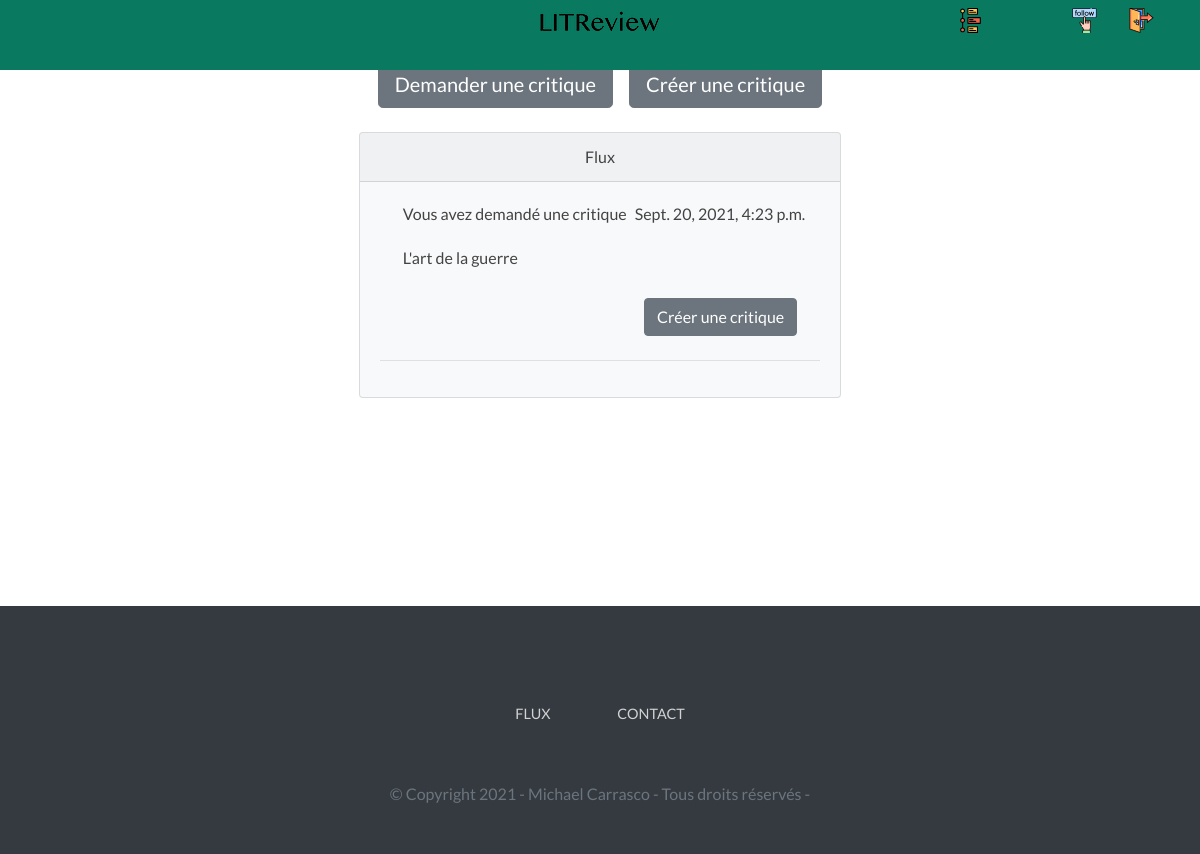
The app's page /feed/ (signed in), older data.
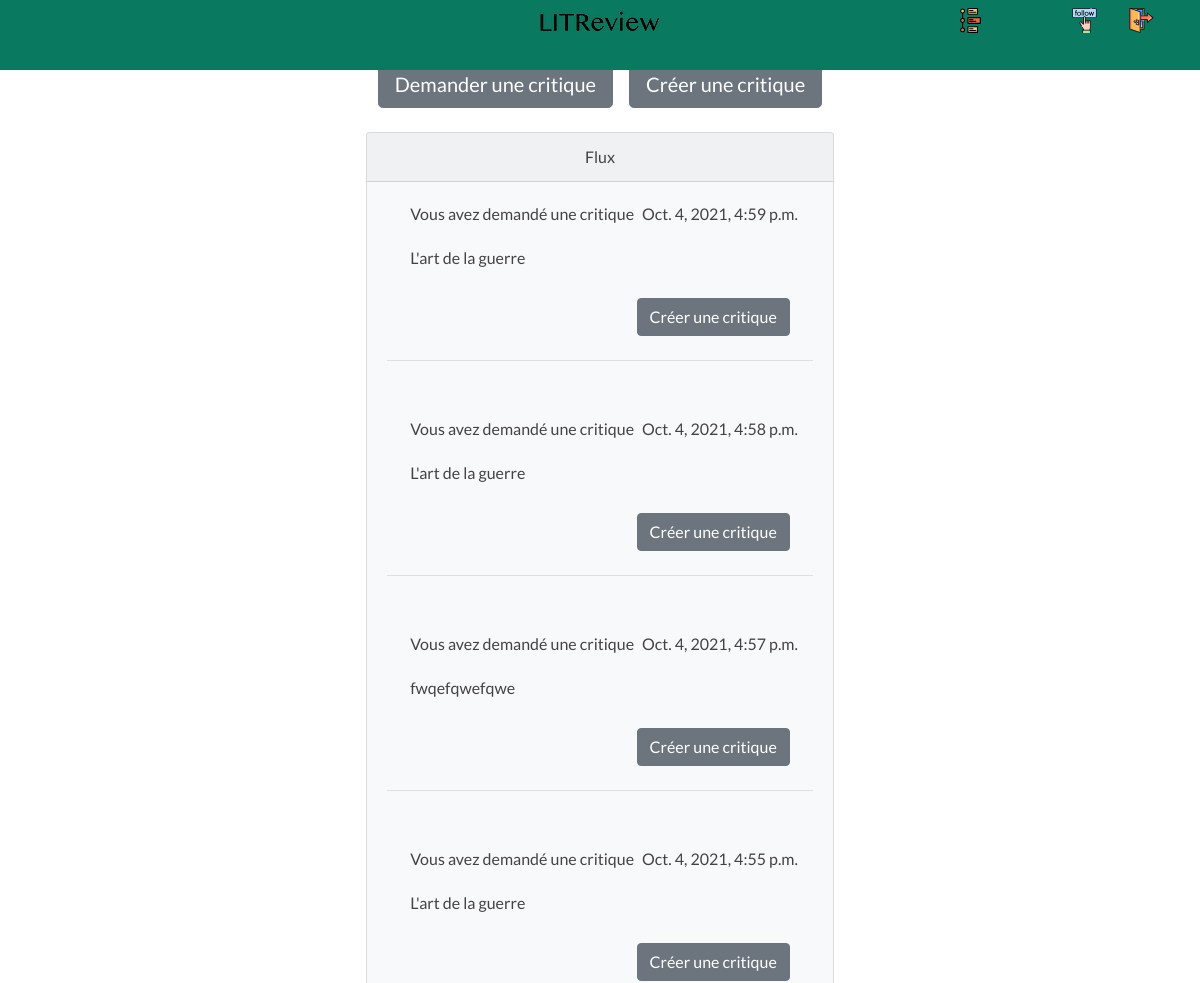
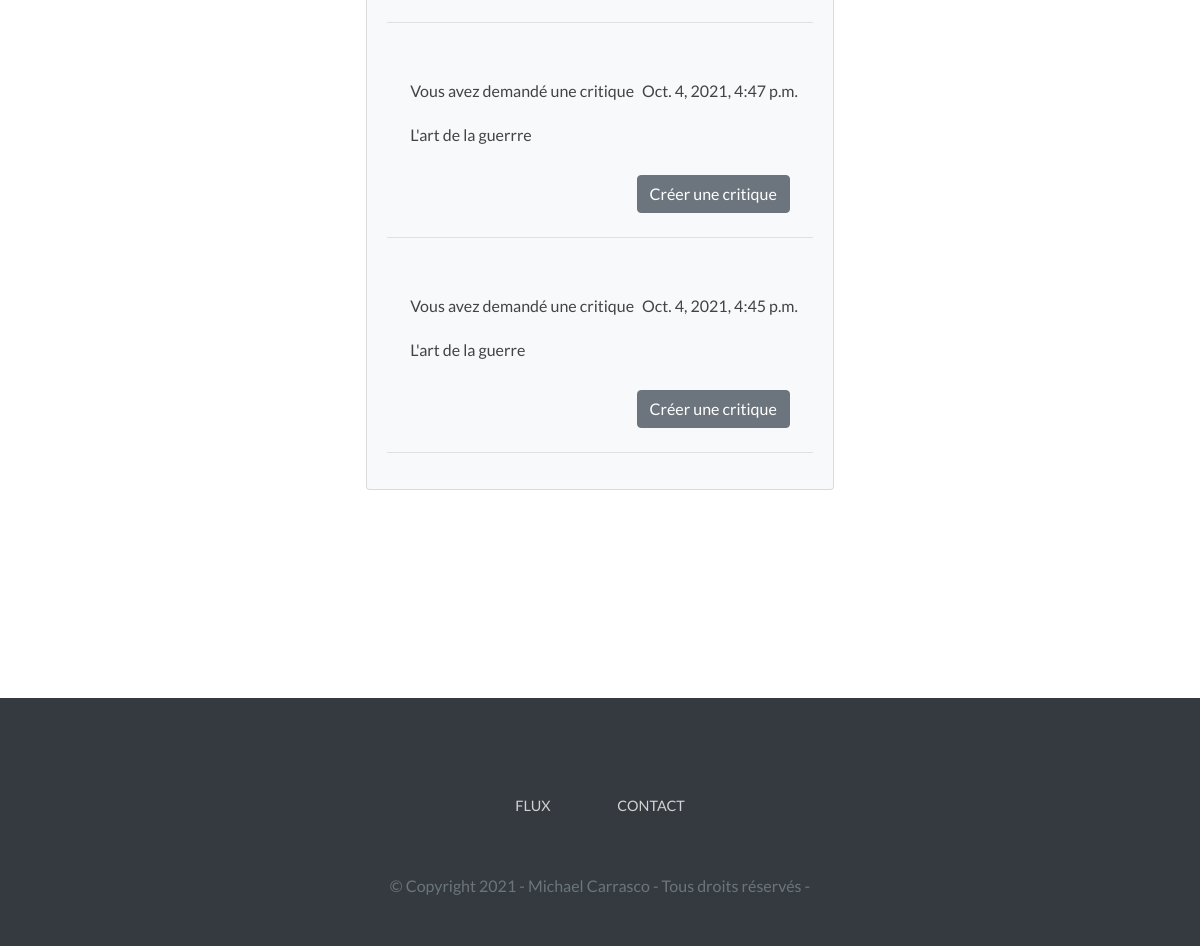
The same page, newer data (2 pictures, top to bottom).
### app/models.py (models this page shows)
class Ticket(models.Model):
    title = models.CharField(max_length=128)
    description = models.TextField(max_length=2048, blank=True)
    user = models.ForeignKey(
        to=settings.AUTH_USER_MODEL,
        on_delete=models.CASCADE
    )
    image = models.ImageField(
        null=True,
        blank=True,
        upload_to='images/',
        default='images/default.jpeg'
    )
    time_created = models.DateTimeField(auto_now_add=True)

### app/views.py (the view)
# urls.py: path('feed/', views.feed_view, name='feed'),
@login_required(login_url='feed')
def feed_view(request):
    tickets = list(Ticket.objects.all())
    reviews = list(Review.objects.all())
    tickets_and_reviews = sorted(
        tickets + reviews,
        key=lambda item: item.time_created,
        reverse=True
    )
    context = {"tickets_and_reviews": tickets_and_reviews}
    return render(request, 'feed.html', context)

### app/templates/feed.html (shortened to what the changed rows need)
{% extends 'base_index.html' %}
{% load static %}
{% block content %}
    {% url "new_review_request" as new_review_request_url %}
    {% url "new_review_without_ticket" as new_review_without_ticket_url %}
    <div id="block-content-home">
        <div id="content-def-bp">
            <div class="center-block text-center">
                <div class="col d-flex justify-content-center mb-4">
                    <div class="card bg-light mb-3">
                        {% for item in tickets_and_reviews %}
                            {% if item.rating %}
                                <div class="card-body">
                                    <div class="col d-flex justify-content-between mb-2">
                                        {% if user == item.user %}
                                            <p class="card-title ml-2">Vous avez publié une critique</p>
                                        {% else %}
                                            <p class="card-title ml-2">{{ item.user }} a publié une critique</p>
                                        {% endif %}
                                        <p class="card-title mr-2">{{ item.time_created }}</p>
                                    </div>
                                    <div class="col d-flex mb-2">
                                        <p class="card-title ml-2">{{ item.headline }}</p>
                                        <div class="django-starfield" id="django-starfield-newreview-rating">
                                            {% widthratio item.rating 1 -1 as negative_item_rating %}
                                            {% with rest=negative_item_rating|add:"5" %}
                                                {% if rest %}
                                                    {% for i in "x"|rjust:rest %}
                                                        <label for="newreview-rating-{{ forloop.counter }}" style="color:lightgray;"></label>
                                                    {% endfor %}
                                                {% endif %}
                                            {% endwith %}
                                            {% for i in "x"|rjust:item.rating %}
                                                <label for="newreview-rating-{{ forloop.counter }}" style="filter:none"></label>
                                            {% endfor %}
                                        </div>
                                    </div>
                                    <div class="col d-flex mb-2">
                                        <p class="card-title ml-2">{{ item.body }}</p>
                                    </div>
                                    <div class="card text-white bg-success mb-3">
                                        <div class="card-body">
                                            <div class="col d-flex mb-2">
                                                <p class="card-title ml-2">Ticket -</p>
                                                {% if item.ticket.user != user %}
                                                    <p class="card-title ml-2">{{ item.ticket.user }}</p>
                                                {% else %}
                                                    <p class="card-title ml-2">Vous</p>
                                                {% endif %}
                                            </div>
                                            <div class="col d-flex mb-2">
                                                <p class="card-title ml-2">{{ item.ticket.title }}</p>
                                            </div>
                                            <div class="col d-flex mb-2">
                                                {% if item.ticket.image %}
                                                    <img class="img-max" src="{{ item.ticket.image.url }}" alt="{{ item.ticket.image }}"/>
                                                {% endif %}
                                            </div>
                                        </div>
                                    </div>
                                    <hr class="mt-4"/>
                                </div>
                            {% else %}
                                <div class="card-body">
                                    <div class="col d-flex justify-content-between mb-2">
                                        {% if user == item.user %}
                                            <p class="card-title ml-2">Vous avez demandé une critique</p>
                                        {% else %}
                                            <p class="card-title ml-2">{{ item.user }} a demandé une critique</p>
                                        {% endif %}
                                        <p class="card-text ml-2">{{ item.time_created }}</p>
                                    </div>
                                    <div class="col d-flex mb-2">
                                        <p class="card-title ml-2">{{ item.title }}</p>
                                    </div>
                                    <div class="col d-flex justify-content-end mb-2">
                                        <a class="btn btn-secondary btn-md mr-2" href="{% url "new_review_with_ticket" ticket_id=item.id %}">Créer une critique</a>
                                    </div>
                                    <hr class="mt-4"/>
                                </div>
                            {% endif %}
                        {% endfor %}
                    </div>
                </div>
            </div>
        </div>
    </div>
{% endblock content %}

Row changes from the older to the newer data that the page shows:
removed Ticket: shows "Vous avez demandé une critique", time_created "Sept. 20, 2021, 4:23 p.m.", title "L'art de la guerre"
added Ticket: shows "Vous avez demandé une critique", time_created "Oct. 4, 2021, 4:59 p.m.", title "L'art de la guerre"
added Ticket: shows "Vous avez demandé une critique", time_created "Oct. 4, 2021, 4:58 p.m.", title "L'art de la guerre"
added Ticket: shows "Vous avez demandé une critique", time_created "Oct. 4, 2021, 4:57 p.m.", title "fwqefqwefqwe"
added Ticket: shows "Vous avez demandé une critique", time_created "Oct. 4, 2021, 4:55 p.m.", title "L'art de la guerre"
added Ticket: shows "Vous avez demandé une critique", time_created "Oct. 4, 2021, 4:47 p.m.", title "L'art de la guerrre"
added Ticket: shows "Vous avez demandé une critique", time_created "Oct. 4, 2021, 4:45 p.m.", title "L'art de la guerre"
